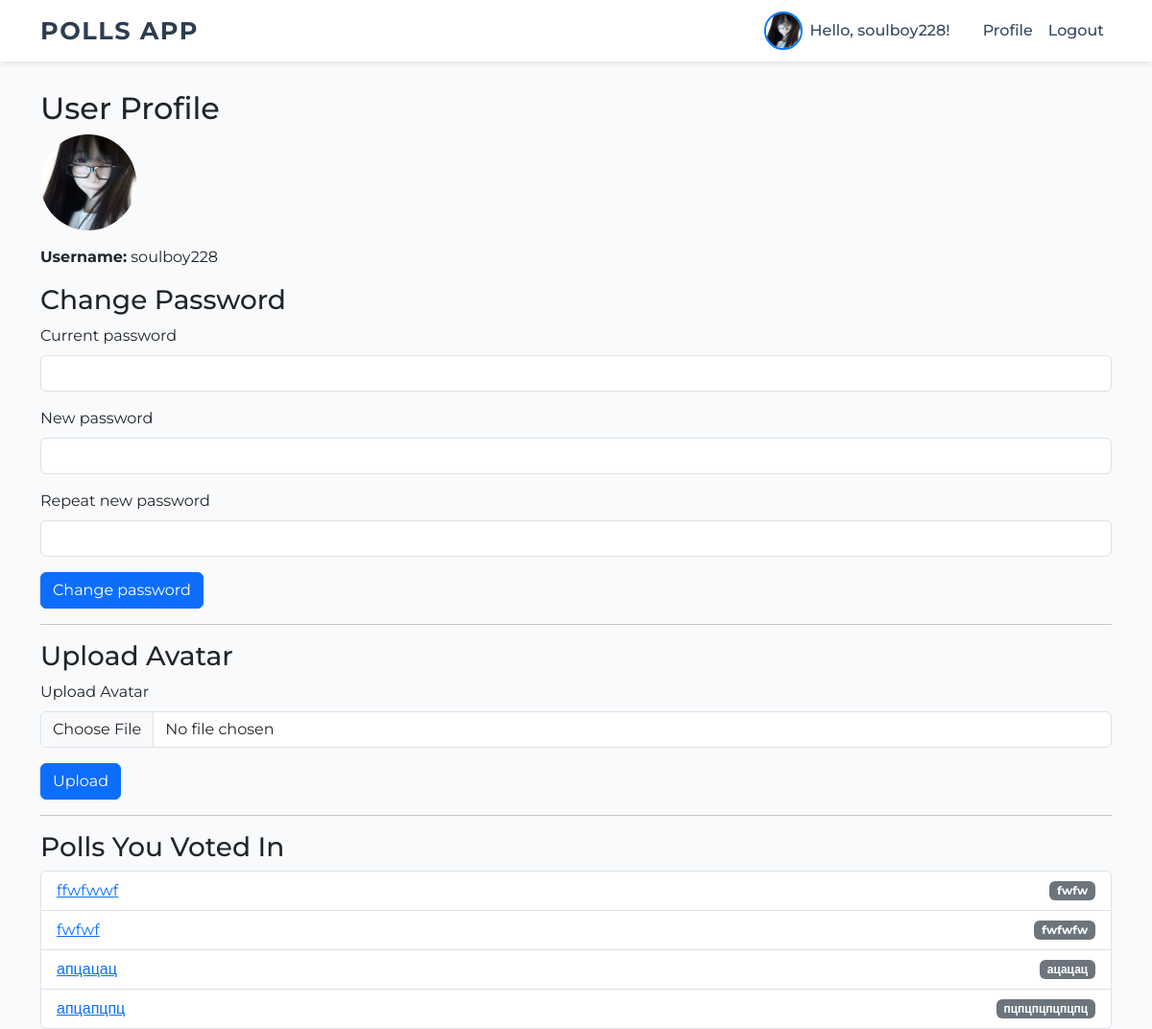
The app's page /profile (signed in), older data.
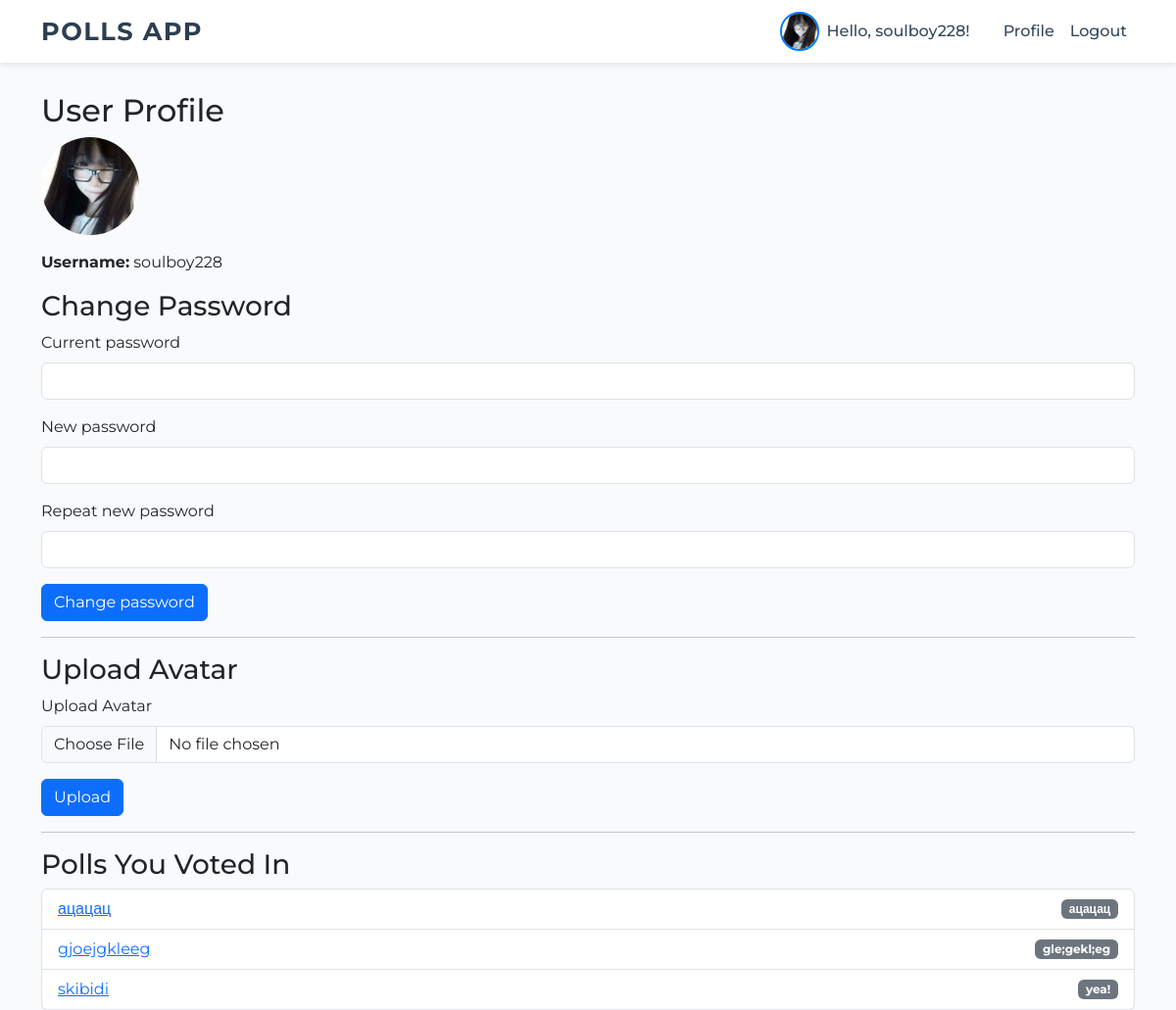
The same page, newer data.
### app.py (models this page shows)
class Option(db.Model):
    id = db.Column(db.Integer, primary_key=True)
    text = db.Column(db.String(200), nullable=False)
    poll_id = db.Column(db.Integer, db.ForeignKey('poll.id'), nullable=False)
    votes = db.relationship('Vote', backref='option', lazy=True)

class Poll(db.Model):
    id = db.Column(db.Integer, primary_key=True)
    question = db.Column(db.String(500), nullable=False)
    image_filename = db.Column(db.String(300))
    options = db.relationship('Option', backref='poll', lazy=True)
    votes = db.relationship('Vote', backref='poll', lazy=True)

### app.py (the view, shortened to what this page needs)
@app.route('/profile', methods=['GET', 'POST'])
@login_required
def profile():
    pwd_form = PasswordChangeForm()
    avatar_form = AvatarUploadForm()
    votes = Vote.query.filter_by(user_id=current_user.id).all()
    polls_voted = {}
    for vote in votes:
        poll = Poll.query.get(vote.poll_id)
        if poll:
            polls_voted[poll] = vote.option.text
    return render_template('profile.html', pwd_form=pwd_form, avatar_form=avatar_form, polls_voted=polls_voted)

### app.py
class PasswordChangeForm(FlaskForm):
    old_password = PasswordField('Current password', validators=[DataRequired()])
    new_password = PasswordField('New password', validators=[DataRequired(), Length(min=6)])
    new_password2 = PasswordField('Repeat new password', validators=[DataRequired(), EqualTo('new_password')])
    submit = SubmitField('Change password')

class AvatarUploadForm(FlaskForm):
    avatar = FileField('Upload Avatar', validators=[FileAllowed(ALLOWED_EXTENSIONS, 'Images only!')])
    submit = SubmitField('Upload')

### app.py (called while the page is built)
@login_manager.user_loader
def load_user(user_id):
    return User.query.get(int(user_id))

### templates/profile.html (shortened to what this page needs)
{% extends "layout.html" %}
{% block content %}
<h2>User Profile</h2>
{% if current_user.avatar_filename %}
  <img src="{{ url_for('static', filename='uploads/' ~ current_user.avatar_filename) }}" alt="Avatar" class="rounded-circle mb-3" style="width:100px; height:100px; object-fit:cover;">
{% endif %}
<p><strong>Username:</strong> {{ current_user.username }}</p>
<h3>Change Password</h3>
<form method="POST">
  <div class="mb-3">
    {{ pwd_form.old_password.label(class="form-label") }}
    {{ pwd_form.old_password(class="form-control") }}
  </div>
  <div class="mb-3">
    {{ pwd_form.new_password.label(class="form-label") }}
    {{ pwd_form.new_password(class="form-control") }}
  </div>
  <div class="mb-3">
    {{ pwd_form.new_password2.label(class="form-label") }}
    {{ pwd_form.new_password2(class="form-control") }}
  </div>
  <button type="submit" name="change_password" class="btn btn-primary">{{ pwd_form.submit.label.text }}</button>
</form>
<hr>
<h3>Upload Avatar</h3>
<form method="POST" enctype="multipart/form-data">
  <div class="mb-3">
    {{ avatar_form.avatar.label(class="form-label") }}
    {{ avatar_form.avatar(class="form-control") }}
  </div>
  <button type="submit" name="upload_avatar" class="btn btn-primary">{{ avatar_form.submit.label.text }}</button>
</form>
<hr>
<h3>Polls You Voted In</h3>
{% if polls_voted %}
  <ul class="list-group">
    {% for poll, option_text in polls_voted.items() %}
      <li class="list-group-item d-flex justify-content-between align-items-center">
        <a href="{{ url_for('poll_detail', poll_id=poll.id) }}">{{ poll.question }}</a>
        <span class="badge bg-secondary">{{ option_text }}</span>
      </li>
    {% endfor %}
  </ul>
{% else %}
  <p>You have not voted in any polls yet.</p>
{% endif %}
{% endblock %}

Row changes from the older to the newer data that the page shows:
no longer on this page (row edited): Option: question "ffwfwwf", text "fwfw"
no longer on this page (row edited): Option: question "fwfwf", text "fwfwfw"
no longer on this page (row edited): Option: question "апцацац", text "ацацац"
no longer on this page (row edited): Option: question "апцапцпц", text "пцпцпцпцпцпц"
now on this page (row edited): Option: question "ацацац", text "ацацац"
now on this page (row edited): Option: question "gjoejgkleeg", text "gle;gekl;eg"
now on this page (row edited): Option: question "skibidi", text "yea!"
